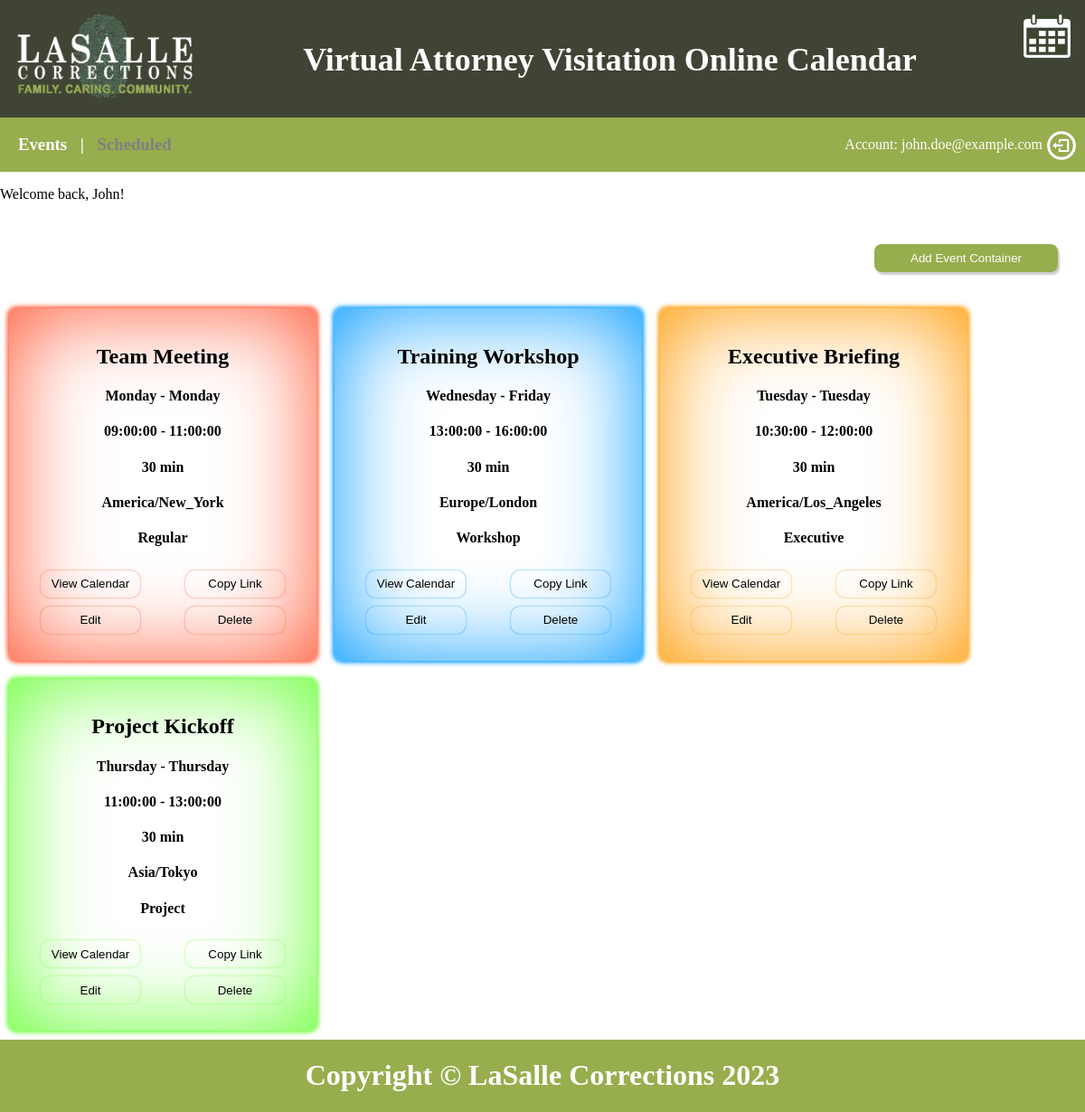
Screenshot of /eventContainers.php (signed in) with the database file from the repository.
### tables this page shows
CREATE TABLE IF NOT EXISTS event_containers (
    event_container_id INT AUTO_INCREMENT PRIMARY KEY,
    facility VARCHAR(50) NOT NULL,
    event_name VARCHAR(255) NOT NULL UNIQUE,
    start_day VARCHAR(20) NOT NULL,
    end_day VARCHAR(20) NOT NULL,
    start_time TIME NOT NULL,
    end_time TIME NOT NULL,
    time_zone VARCHAR(50) NOT NULL,
    meeting_type VARCHAR(50) NOT NULL,
    description TEXT,
    color VARCHAR(7) NOT NULL
);

### includes/loadEventContainers.php (the view, shortened to what this page needs)
<?php
$conn = new mysqli($db_host, $db_username, $db_password, $db_database);
$sql = "SELECT * FROM event_containers";
$result = $conn->query($sql);
if ($result->num_rows > 0) {
    while($row = $result->fetch_assoc()) {
        $eventContainerID = $row["event_container_id"];
        $eventName = $row["event_name"];
        $startDay = $row["start_day"];
        $endDay = $row["end_day"];
        $startTime = $row["start_time"];
        $endTime = $row["end_time"];
        $timeZone = $row["time_zone"];
        $meetingType = $row["meeting_type"];
        $color = $row["color"];
        echo "<div class='eventContainer' style='--event-color: $color;'>";
        echo "<h2 class='event-headline'>$eventName</h4>";
        echo "<h4 class='day-range'>$startDay - $endDay</h4>";
        echo "<h4 class='time-range'>$startTime - $endTime</h4>";
        echo "<h4 class='duration'>30 min</h4>";
        echo "<h4 class='time-zone'>$timeZone</h4>";
        echo "<h4 class='meeting-type'>$meetingType</h4>";
        echo "<div class='button-div'>";
        echo "<button id='viewCalendarButton$eventContainerID' class='event-container-button' style='--event-color-darker: $color;'>View Calendar</button>";
        echo "<button id='copyLinkButton$eventContainerID' class='event-container-button' style='--event-color-darker: $color;'>Copy Link</button>";
        echo "<button id='editButton$eventContainerID' class='event-container-button' style='--event-color-darker: $color;'>Edit</button>";
        echo "<button id='deleteButton$eventContainerID' class='event-container-button' style='--event-color-darker: $color;'>Delete</button>";
        echo "</div>";
        echo "</div>";
    }
} else {
    echo "0 results";
}

### public/eventContainers.php (shortened to what this page needs)
<!DOCTYPE html>
<html lang="en">
<head>
    <link rel="stylesheet" href="css/main.css">
    <link rel="stylesheet" href="./css/eventContainer.css">
    <link rel="stylesheet" href="./css/modal.css">
</head>
  <body>
    <div id="navbarDiv">
      <?php include('navbar.php'); ?>
    </div>
    <main>
<banner-component custom-text="Events | Scheduled" label="<?=htmlspecialchars($_SESSION['email'], ENT_QUOTES)?>">
      </banner-component>
      <p>Welcome back, <?=htmlspecialchars($_SESSION['first_name'], ENT_QUOTES)?>!</p>
      <button id="addEventContainer">Add Event Container</button>
      <div id="eventContainers" class="container-row">
      <?php
      include '../includes/loadEventContainers.php';
?>
      </div>
    </main>
    <div id="footerDiv" class="footer">
      <?php include('footer.php'); ?>
    </div>
  </body>
</html>

### public/navbar.php
<head>
    <link rel="stylesheet" href="css/navbar.css">
</head>
<nav id="navbar">
    <a href="index.php">
        <img id="navbarLasalleLogo" src="img/LaSalleLogo.png" alt="lasalle logo">
    </a>
    <img id="calendarImg" src="img/cal.png" alt="calendar image">
    <h1 id="navbarHeadline">Virtual Attorney Visitation Online Calendar</h1>
</nav>

### public/footer.php
<head>
    <link rel="stylesheet" href="css/footer.css">
</head>
<footer class="footer">
    <h1>Copyright &copy; LaSalle Corrections 2023</h1>
</footer>

### public/css/main.css (style rules this page uses)
body { margin: 0px; }

### public/css/eventContainer.css (style rules this page uses)
#eventContainers { display: flex; flex-wrap: wrap; }
main { min-height: 100vh; }
#addEventContainer { float: right; margin: 30px 30px 30px 30px; background-color: #96ae4d; color: white; padding: 8px 40px; border-radius: 8px; border: none; box-shadow: 2px 3px 2px rgba(0, 0, 0, 0.2); }
.eventContainer { padding: 20px; margin: 10px; width: 300px; text-align: center; border: 0px solid var(--event-color, black); border-radius: 8px; box-shadow: 0px 0px 100px 1px var(--event-color, black) inset, 0px 0px 5px 2px var(--event-color, black); }
.container-row { width: 100%; }
.button-div { display: grid; grid-template-columns: max-content max-content; justify-content: space-between; margin-left: 10px; margin-right: 10px; margin-bottom: 5px; }
.eventContainer button { width: 110px; height: 30px; padding: 5px 5px 5px 5px; margin: 5px 5px 5px 5px; background-color: transparent; color: var(--event-text-color, black); border-width: 0px; border-color: var(--event-color-darker, black); border-radius: 10px; box-shadow: 0px 0px 3px rgba(0, 0, 0, 0.2); box-shadow: 0px 0px 2px 0px var(--event-color-darker, black); }

### public/css/navbar.css (style rules this page uses)
#navbar { height: 130px; position: absolute; left: 0; top: 0; background-color: #404434; color: white; width:100%; line-height: 2; font-size: 1.5rem; text-align: center; overflow: hidden; white-space: nowrap; text-overflow: ellipsis; }
#navbarDiv { margin-bottom: 130px; }
#navbarLasalleLogo { height: 6rem; float: left; padding-top: 0.9rem; padding-left: 1rem; }
#calendarImg { height: 3rem; float: right; vertical-align: top; padding-top: 1rem; padding-right: 1rem; }
@media screen and (max-width: 1500px) { #navbar { font-size: 1.5rem; line-height: 2; } }

### public/css/footer.css (style rules this page uses)
.footer { position: absolute; left: 0; height: 80px; width: 100%; background-color: #96ae4d; color: white; text-align: center; }

### rows the page displays
event_containers: event_name "Team Meeting", start_day "Monday", end_day "Monday", start_time "09:00:00", end_time "11:00:00", time_zone "America/New_York", meeting_type "Regular"
event_containers: event_name "Training Workshop", start_day "Wednesday", end_day "Friday", start_time "13:00:00", end_time "16:00:00", time_zone "Europe/London", meeting_type "Workshop"
event_containers: event_name "Executive Briefing", start_day "Tuesday", end_day "Tuesday", start_time "10:30:00", end_time "12:00:00", time_zone "America/Los_Angeles", meeting_type "Executive"
event_containers: event_name "Project Kickoff", start_day "Thursday", end_day "Thursday", start_time "11:00:00", end_time "13:00:00", time_zone "Asia/Tokyo", meeting_type "Project"

### other values shown
$_SESSION['first_name'] "John"
